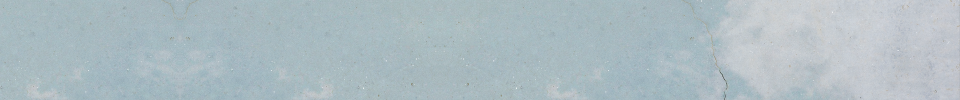
#> input picture design_handoff_lower_thirds/band.png, 1920 x 200 px (shown at 1/2 size)
$ python -i lower_thirds.py   (imports and definitions only)
#> lines starting #> are read from the running program, lines starting #| are printed output that depends on the picture
#!/usr/bin/env python3
"""Convert sermon slide JPGs into 1920x1080 transparent lower-third PNGs.

Usage:
  lower_thirds.py ocr SLIDE... > texts.json          # read text from slides 2..N
  lower_thirds.py render texts.json OUT_DIR [--zip NAME]

texts.json is the JSON list written by `ocr` ({"file", "text"} per slide, in
order). Fill in slide 1's text with the sermon title and fix any misreads
before rendering. A plain list of strings also works.
"""
import io
import json
import re
import subprocess
import sys
import zipfile
from pathlib import Path

import numpy as np
from PIL import Image, ImageDraw, ImageFont

HERE = Path(__file__).resolve().parent
FONT = HERE / "fonts" / "SourceSerif4-Bold.ttf"
BAND = HERE / "design_handoff_lower_thirds" / "band.png"

W, H = 1920, 1080
BAND_Y = 880
CENTER_Y = 980
LEFT = 88
MAX_W = W - 2 * LEFT
SIZE = 58
MAX_LINES = 2
COLOR = (0x1B, 0x2A, 0x33, 255)
# Slide 1 (sermon title) matches the larger single-line title in reference/01.png.
TITLE_SIZE = 79
TITLE_BASELINE = 998


def natural_key(p):
    return [int(t) if t.isdigit() else t.lower() for t in re.split(r"(\d+)", Path(p).name)]


# --- OCR --------------------------------------------------------------------

def _tesseract(im):
    out = subprocess.run(["tesseract", "stdin", "stdout", "-l", "eng"],
                         input=_png_bytes(im), capture_output=True, check=True).stdout.decode("utf-8")
    text = re.sub(r"\s*\n\s*", " ", out).replace("|", "I")
    text = re.sub(r"\s{2,}", " ", text)
    text = re.sub(r"[^\x20-\x7E‘-”—…]", "", text)
    return text.strip()


def _otsu(gray):
    hist = np.bincount(gray.ravel(), minlength=256).astype(float)
    total, sum_all = gray.size, np.dot(np.arange(256), hist)
    best, thresh, w_b, sum_b = -1.0, 128, 0.0, 0.0
    for t in range(256):
        w_b += hist[t]
        if w_b == 0 or w_b == total:
            continue
        sum_b += t * hist[t]
        m_b, m_f = sum_b / w_b, (sum_all - sum_b) / (total - w_b)
        between = w_b * (total - w_b) * (m_b - m_f) ** 2
        if between > best:
            best, thresh = between, t
    return thresh


_DICT = None
# OCR confusions seen in decorative fonts: f read as j, c as e, I as l or !, H as fl.
_SWAPS = {"j": "f", "e": "c", "c": "e", "l": "i"}
# Misreads that happen to be dictionary words themselves.
_COMMON = {"oj": "of", "Oj": "Of", "ij": "if", "Ij": "If", "jor": "for", "Jor": "For"}


# [9 lines left out: function _dictionary, not called in this run]


def _is_word(w):
    w = w.lower().strip("'")
    return w in _dictionary() or w.endswith("'s") and w[:-2] in _dictionary()


def _fix_word(w):
    return _fix_cost(w)[0]


# [70 lines left out: functions _fix_cost, clean_text, _words, _score, _trim, not called in this run]


def ocr(path):
    """Read a slide's text. Tries several clean-ups and keeps the one with the most real words."""
#> called with path = 'design_handoff_lower_thirds/band.png'
    img = Image.open(path).convert("RGB")
    rgb = np.asarray(img)
    gray = np.asarray(img.convert("L"))
    t = _otsu(gray)
#> in _otsu, `hist = np.bincount(gray.ravel(), minlength=256).astype(float)`: hist = 256 values, max 28467 at index 181, min 0 at index 0, mean 1500
#> in _otsu, `total, sum_all = gray.size, np.dot(np.arange(256), hist)`: total = 384000; sum_all = 70990653
#> the loop in _otsu, `for t in range(256):` made 256 passes
#> (w_b, sum_b, m_b, best) on passes 35, 46, 47, 48, 51, 55, 58, 63, 64, 66, 69, 71: (1, 34, 34, 8.74e+09), (2, 79, 39.5, 1.62e+10), (3, 125, 41.67, 2.36e+10), (4, 172, 43, 3.09e+10), (5, 222, 44.4, 3.79e+10), (6, 276, 46, 4.44e+10), (7, 333, 47.57, 5.07e+10), (9, 457, 50.78, 6.21e+10), (10, 520, 52, 6.78e+10), (11, 585, 53.18, 7.33e+10), (12, 653, 54.42, 7.84e+10), (13, 723, 55.62, 8.34e+10)
#> w_b on passes 1 to 6: 0, 0, 0, 0, 0, 0
#> after the loop in _otsu, `for t in range(256):`: best = 8.93e+12; sum_b = 70980963; thresh = 189; w_b = 384000
#> t = 189
    candidates = [
        np.where(rgb.min(axis=2) > 232, 0, 255),  # white text on the blue texture
        np.where(gray > t, 0, 255),               # light text, any background
        np.where(gray > t, 255, 0),               # dark text, any background
    ]
    for ch in range(3):                           # coloured text (e.g. yellow titles)
        c = rgb[:, :, ch]
        tc = _otsu(c)
        candidates += [np.where(c > tc, 0, 255), np.where(c > tc, 255, 0)]
#> this loop made 3 passes
#> (sum_all in _otsu, tc) on passes 1 to 3: (66706293, 180), (72458131, 192), (74687147, 197)
#> pass 1, in ocr, `c = rgb[:, :, ch]`:
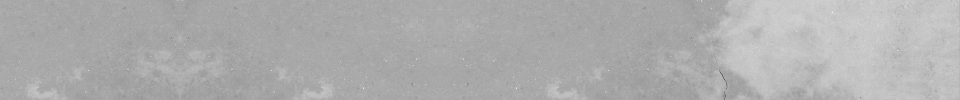
#> c: shape (200, 1920) (shown at 1/2 size); min 31, max 255, mean 173.7
#> pass 2, in ocr, `c = rgb[:, :, ch]`:
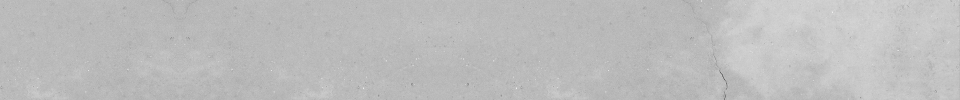
#> c: shape (200, 1920) (shown at 1/2 size); min 36, max 255, mean 188.7
#> after the loop, candidates = 9 items
    texts = [_trim(clean_text(_tesseract(Image.fromarray(c.astype(np.uint8))))) for c in candidates]
    best = max(texts, key=_score)
    return best if _score(best) else ""


def _png_bytes(im):
    buf = io.BytesIO()
    im.save(buf, "PNG")
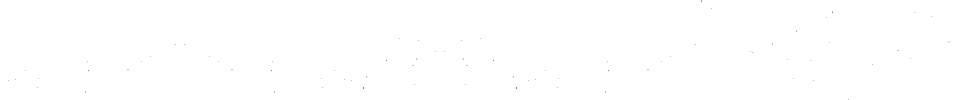
#> im: PIL image 1920x200 L (shown at 1/2 size); 100% white; black in thin lines or dots
    return buf.getvalue()


# --- Layout & render ----------------------------------------------------------

# [89 lines left out: functions wrap, truncate, render, build, main, not called in this run]

# [2 lines not run here, left out]

#> (the run stopped early here; a loop or call above may not have finished)
